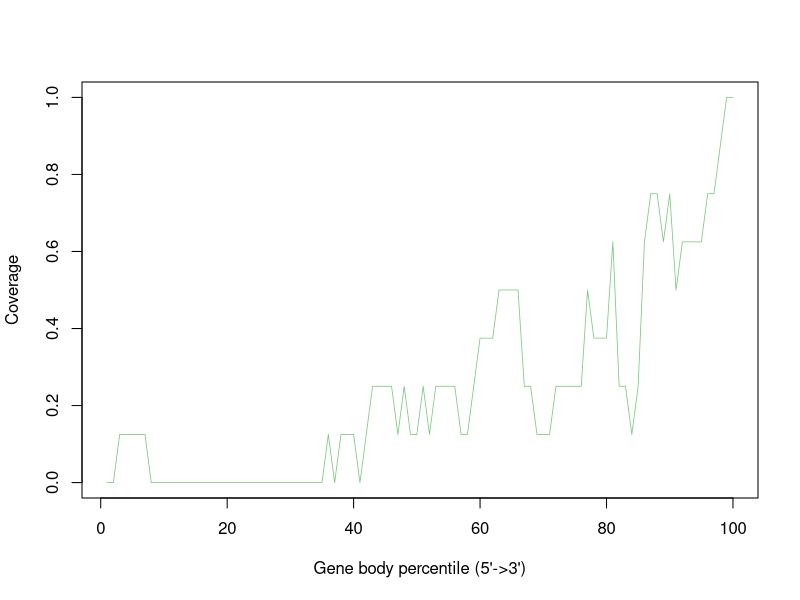

Source code (R):
Mmus_C57_6J_LVR_GC_C_Rep3_M38_Aligned.sortedByCoord_sorted.out <- c(0.0,0.0,0.125,0.125,0.125,0.125,0.125,0.0,0.0,0.0,0.0,0.0,0.0,0.0,0.0,0.0,0.0,0.0,0.0,0.0,0.0,0.0,0.0,0.0,0.0,0.0,0.0,0.0,0.0,0.0,0.0,0.0,0.0,0.0,0.0,0.125,0.0,0.125,0.125,0.125,0.0,0.125,0.25,0.25,0.25,0.25,0.125,0.25,0.125,0.125,0.25,0.125,0.25,0.25,0.25,0.25,0.125,0.125,0.25,0.375,0.375,0.375,0.5,0.5,0.5,0.5,0.25,0.25,0.125,0.125,0.125,0.25,0.25,0.25,0.25,0.25,0.5,0.375,0.375,0.375,0.625,0.25,0.25,0.125,0.25,0.625,0.75,0.75,0.625,0.75,0.5,0.625,0.625,0.625,0.625,0.75,0.75,0.875,1.0,1.0)


pdf("Mmus_C57-6J_LVR_GC_C_Rep3_M38.geneBodyCoverage.curves.pdf")
x=1:100
icolor = colorRampPalette(c("#7fc97f","#beaed4","#fdc086","#ffff99","#386cb0","#f0027f"))(1)
plot(x,Mmus_C57_6J_LVR_GC_C_Rep3_M38_Aligned.sortedByCoord_sorted.out,type='l',xlab="Gene body percentile (5'->3')", ylab="Coverage",lwd=0.8,col=icolor[1])
dev.off()
